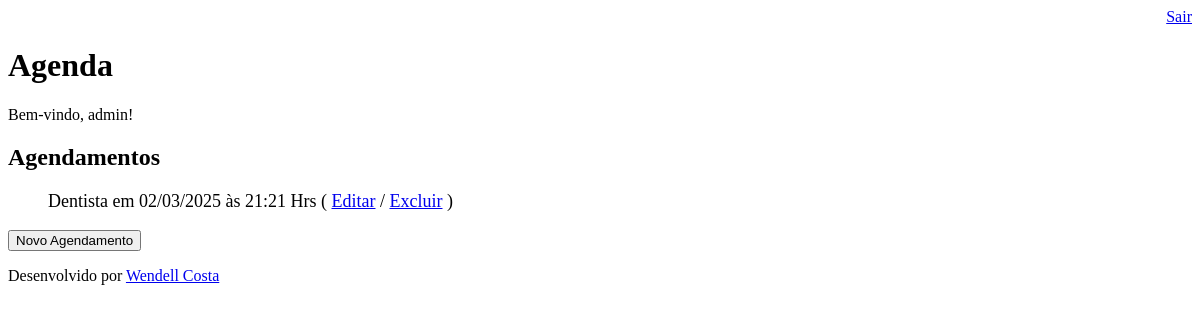
Page /agenda/ (signed in) on the earlier database version.
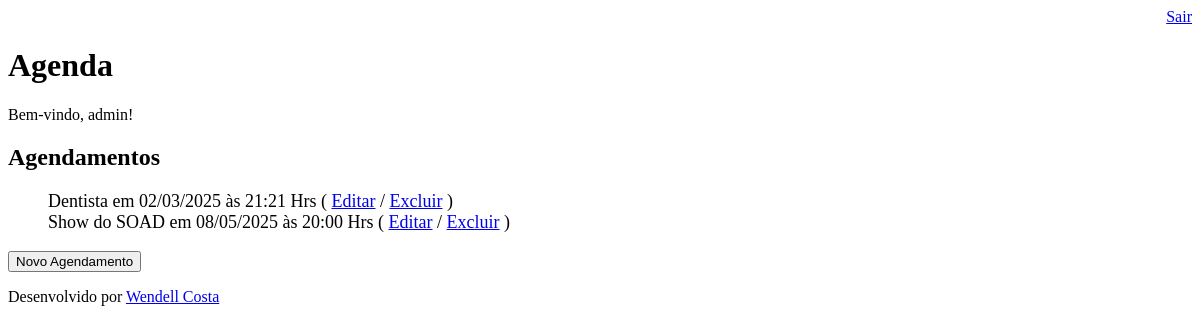
Same page on the later database version.
### core/models.py (models this page shows, shortened)
class Evento(models.Model):
    titulo = models.CharField(max_length=100)
    descricao = models.TextField(blank=True, null=True) # A descrição pode ser nulo ou vazio
    data_evento = models.DateTimeField(verbose_name='Data do Evento') # A data do evento é obrigatória, o verbose_name é o nome que será exibido no formulário
    data_criacao = models.DateTimeField(auto_now=True, verbose_name='Data da Criação') # A data de criação do evento é automatica
    usuario = models.ForeignKey(User, on_delete=models.CASCADE) # Se o usuário dono do evento for excluido da aplicação, todos os eventos serão excluídos
    class Meta:
        db_table = 'evento' # Define o nome da tabela no banco de dados como 'evento' ao invés de 'core_evento' que é o padrão do Django
    def get_data_evento(self):
        return self.data_evento.strftime('%d/%m/%Y às %H:%M Hrs') # Retorna a data do evento formatada

### core/views.py (the view)
# urls.py: path('agenda/', views.lista_eventos),
@login_required(login_url='/login/') # Verifica se o usuário está logado, caso não esteja, redireciona para a página de login
def lista_eventos(request):
    usuario = request.user
    evento = Evento.objects.filter(usuario=usuario) # Filtra os eventos do usuário logado e armazena na variável evento
    dados = {'eventos': evento} # Cria um dicionário com o evento e armazena na variável dados
    return render(request, 'agenda.html', dados) # Renderiza a página agenda.html com os dados do dicionário

### agenda/templates/agenda.html
{% extends "model-page.html" %}
{% block content %}
    <h2>Agendamentos</h2>
    <ul style="list-style-type: none; font-size: 18px;">
    {% for evento in eventos %}
          <li>
            {{ evento.titulo }} em {{ evento.get_data_evento}}
            ( <a href="evento/?id={{ evento.id }}">Editar</a>
            / <a href="evento/delete/{{ evento.id }}/">Excluir</a> )
        </li>
    {% endfor %}
    </ul>
    <a href="evento/">
        <button type="button" href="evento/">Novo Agendamento</button>
    </a>
{% endblock %}

Differences in the rows shown:
added Evento: titulo "Show do SOAD", get_data_evento "08/05/2025 às 20:00 Hrs"
